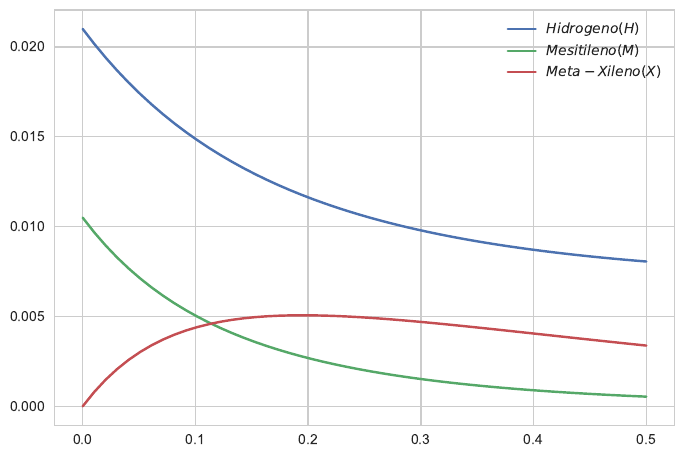

Write Python code to recreate this figure.
from scipy.integrate import odeint
import numpy as np
import matplotlib.pyplot as plt

#Sistema de ecuaciones diferenciales
def f(C,t):
    k1=55.2
    k2=30.2
    dch=-k1*C[0]**0.5*C[1]-k2*C[1]**0.5*C[2]
    dcm=-k1*C[0]**0.5*C[1]
    dcx=k1*C[0]**0.5*C[1]-k2*C[0]**0.5*C[2]
    return [dch,dcm,dcx]


def main():
    x0=0                   #valor inicial de tiempo
    y0=[0.021,0.0105,0.]   #condiciones iniciales de 
    x1=0.5                 #valor final del tiempo
    tiempo=np.linspace(x0,x1)
    #llamada a la funcion odeint
    sol=odeint(f,y0,tiempo)
    
    #obtiene la concentracion maxima de meta-xileno X
    cbmax=np.max(sol[:,2])
    #obtiene el indice del valor maximo
    idx=np.where(sol[:,2]==cbmax)
    #obtiene el valor del tiempo del indice
    idx=tiempo[idx]
    print('Concentracion maxima {}, tiempo {}'.format(cbmax,idx))
    #Grafica
    fig=plt.figure()
    plt.plot(tiempo,sol[:,0],label='$Hidrogeno (H)$')
    plt.plot(tiempo,sol[:,1],label='$Mesitileno (M)$')
    plt.plot(tiempo,sol[:,2],label='$Meta-Xileno (X)$')
    plt.legend()
    plt.show()
    fig.savefig("edo_sistema.pdf", bbox_inches='tight')
    
if __name__ == "__main__": main()                       